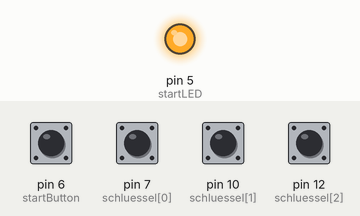
Recording of a sketch running on a simulated Arduino Uno, built with avr-gcc and run on an emulated ATmega328P. On the bench: output pins drawn as LEDs (lit = HIGH). Inputs (shaded band) come from the test bench; at power-on: pin 6 (startButton), pin 7 (schluessel[0]), pin 10 (schluessel[1]), pin 12 (schluessel[2]) HIGH. The audio player accepts every command and is not drawn; what the sketch prints to the serial monitor is not drawn.

Above: at 3.7 s.
3.8 s: pin 6 (startButton) pulled LOW for 0.15 s
At 5.0 s:
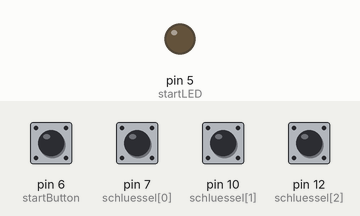
6.3 s: pin 7 (schluessel[0]) pulled LOW for 0.15 s
7.9 s: pin 10 (schluessel[1]) pulled LOW for 0.15 s
9.5 s: pin 12 (schluessel[2]) pulled LOW for 1 s
12.0 s: pin 7 (schluessel[0]) pulled LOW for 1 s
14.5 s: pin 6 (startButton) driven LOW and pin 7 (schluessel[0]) driven LOW and pin 10 (schluessel[1]) driven LOW and pin 12 (schluessel[2]) driven LOW
Timing chart, 0 to 17.5 s (numbered marks = the images above; inputs shaded):
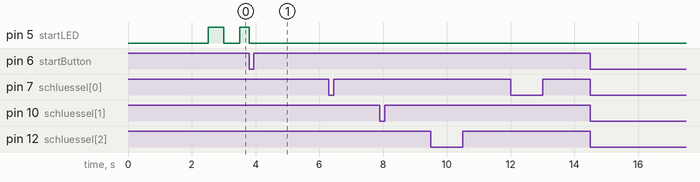

Measured:
- after the input at 6.3 s, every drawn part: stays the same
- after the input at 7.9 s, every drawn part: stays the same
- after the input at 9.5 s, every drawn part: stays the same
- after the input at 12.0 s, every drawn part: stays the same
- after the input at 14.5 s, every drawn part: stays the same

The sketch:

Ambiance_new_02.09.2021.ino
```cpp
#include <Arduino.h>

//Libraries für den Mp3-Player
#include <SoftwareSerial.h>
#include <DFRobotDFPlayerMini.h>
SoftwareSerial mySoftwareSerial(A0, A1); // RX, TX --> Initialisieren des Softwareports
DFRobotDFPlayerMini myDFPlayer;          // Initialisieren des DF-Players


// Variables will change:
int ledState = LOW;                   // ledState used to set the LED
String displayText;                   // Text, der auf dem Display angezeigt wird

unsigned long timeLimit = 3606000;    // Dauer des Spiels 3606000
unsigned long previousMillis = 0;     // will store last time LED was updated
const long interval = 500;           // interval at which to blink (milliseconds)

//variablen um zu prüfen, ob das Display geupdatet werden muss oder nicht:
int seconds = 0;
int lastSecond = 99;
int minutes;
int hours;
int progress;

//zuweisung der pins des grünen Start-Buttons:
const byte startButton = 6;
const byte startLED = 5;

//
const byte anzahlSchluessel = 3;
byte schluessel[anzahlSchluessel] = {7, 10, 12};
bool schluesselLastState[anzahlSchluessel] = {1, 1, 1};
bool schluesselCurrentState[anzahlSchluessel] = {1, 1, 1};
byte schluesselAlleSchluessel[anzahlSchluessel] = {0, 0, 0};


void setup() {
  //setzen der PinModes des grünen Startbuttons
  pinMode(startButton, INPUT_PULLUP);
  pinMode(startLED, OUTPUT);

  //setzen der PinModes der drei Schlüssel:
  for (int i = 0; i < anzahlSchluessel; i++) {
    pinMode(schluessel[i], INPUT_PULLUP);
  }

  //Starten der beiden Serial-Ports:
  Serial.begin(19200);
  mySoftwareSerial.begin(9600);
  delay(2000);
  //Starten des DF-Players:
  if (!myDFPlayer.begin(mySoftwareSerial)) {  //Use softwareSerial to communicate with mp3.
    Serial.println(F("Unable to begin:"));
    Serial.println(F("1.Please recheck the connection!"));
    Serial.println(F("2.Please insert the SD card!"));
    while (true) {
      delay(0); // Code to compatible with ESP8266 watch dog.
    }
  }
  myDFPlayer.volume(24);  //Set volume value. From 0 to 30
}


void loop() {
  if (digitalRead(startButton) == 1) {
    unsigned long currentMillis = millis();

    if (currentMillis - previousMillis >= interval) {
      // save the last time you blinked the LED
      previousMillis = currentMillis;

      // if the LED is off turn it on and vice-versa:
      if (ledState == LOW) {
        ledState = HIGH;
        displayText = "PLAY";
      } else {
        ledState = LOW;
        displayText = "";
      }
      digitalWrite(startLED, ledState);
      sendText("t0", displayText);
    }
  }
  else if (digitalRead(startButton) == 0) {
    digitalWrite(startLED, LOW); // damit die LED sicher aus ist.
    myDFPlayer.play(1);  //Play the first mp3
    countdown();
  }
}
void countdown() {
  Serial.print("page 1"); //Pagenummer (links neben Bezeichnung)
  Serial.write(0xff);
  Serial.write(0xff);
  Serial.write(0xff);
  timeLimit = timeLimit + millis();
  while (1) {
    unsigned long timeRemaining = timeLimit - millis();
    if (timeRemaining > 0) {
      unsigned long delta = timeRemaining;
      hours = delta / 3600000;
      delta = delta - (hours * 3600000);
      minutes = delta / 60000;
      delta = delta - (minutes * 60000);
      seconds = delta / 1000;
      progress = 100 / float(timeLimit) * float(timeRemaining);
      if (seconds != lastSecond) {
        //Sekunden angeben:
        lastSecond = seconds;
        sendNumbers("t1", hours);
        sendNumbers("t2", minutes);
        sendNumbers("t3", seconds);

        //Progressbar updaten
        sendProgress("j0", progress);
        //Progressbar einfärben
        if (progress < 10) {
          sendColor("j0", "63488");
        }
        else if (progress < 30) {
          sendColor("j0", "65504");
        }
        else {
          sendColor("j0", "1024");
        }
      }
      for (int i = 0; i < anzahlSchluessel; i++) {
        schluesselCurrentState[i] = digitalRead(schluessel[i]);
        if (schluesselCurrentState[i] != schluesselLastState[i]) {
          if (schluesselCurrentState[i] == 0) {
            sendPic("p" + String(i), "1");
          }
          else if (schluesselCurrentState[i] == 1) {
            sendPic("p" + String(i), "0");
          }
        }
        schluesselLastState[i] = schluesselCurrentState[i];
      }
      if (memcmp(schluesselCurrentState, schluesselAlleSchluessel, 3) == 0) {
        onSolve();
      }
    }
    else {
      onLost();
    }
  }
}


void sendNumbers(String field, int data) {
  Serial.print(field);
  Serial.print(".txt=");
  Serial.print("\"");
  if (data < 10) {
    Serial.print("0");
  }
  Serial.print(String(data));
  Serial.print("\"");
  Serial.write(0xff);
  Serial.write(0xff);
  Serial.write(0xff);
}
void sendProgress(String field, int data) {
  Serial.print(field);
  Serial.print(".val=");
  Serial.print(data);
  Serial.write(0xff);
  Serial.write(0xff);
  Serial.write(0xff);
}
void sendText(String field, String data) {
  Serial.print(field);
  Serial.print(".txt=");
  Serial.print("\"");
  Serial.print(data);
  Serial.print("\"");
  Serial.write(0xff);
  Serial.write(0xff);
  Serial.write(0xff);
}
void sendColor(String field, String color) {
  Serial.print(field);
  Serial.print(".pco=");
  Serial.print(color);
  Serial.write(0xff);
  Serial.write(0xff);
  Serial.write(0xff);
}
void sendPic(String field, String picId) {
  Serial.print(field);
  Serial.print(".pic=");
  Serial.print(picId);
  Serial.write(0xff);
  Serial.write(0xff);
  Serial.write(0xff);
}

void     onLost() {
  myDFPlayer.play(3);
  sendProgress("j0", 0);
  Serial.print("page 2"); //Pagenummer (links neben Bezeichnung)
  Serial.write(0xff);
  Serial.write(0xff);
  Serial.write(0xff);
  delay(500);
  while (1) {
    sendText("t0", "");
    sendText("t1", "");
    sendText("t2", "");
    sendText("t3", "");
    sendProgress("j0", 0);
    delay(500);
    sendText("t0", "Time's up!");
    sendText("t1", "00");
    sendText("t2", "00");
    sendText("t3", "00");
    sendProgress("j0", 100);
    delay(500);
  }
}

void onSolve() {
  myDFPlayer.play(2);
  delay(50);
  myDFPlayer.volume(30);
  Serial.print("page 3"); //Pagenummer (links neben Bezeichnung)
  Serial.write(0xff);
  Serial.write(0xff);
  Serial.write(0xff);
  sendProgress("j0", progress);
  sendNumbers("t1", hours);
  sendNumbers("t2", minutes);
  sendNumbers("t3", seconds);
  delay(500);
  while (1) {
    sendText("t0", "");
    sendProgress("j0", 0);
    delay(500);
    sendText("t0", "You WIN!");
    sendProgress("j0", progress);
    delay(500);
  }
}
```
